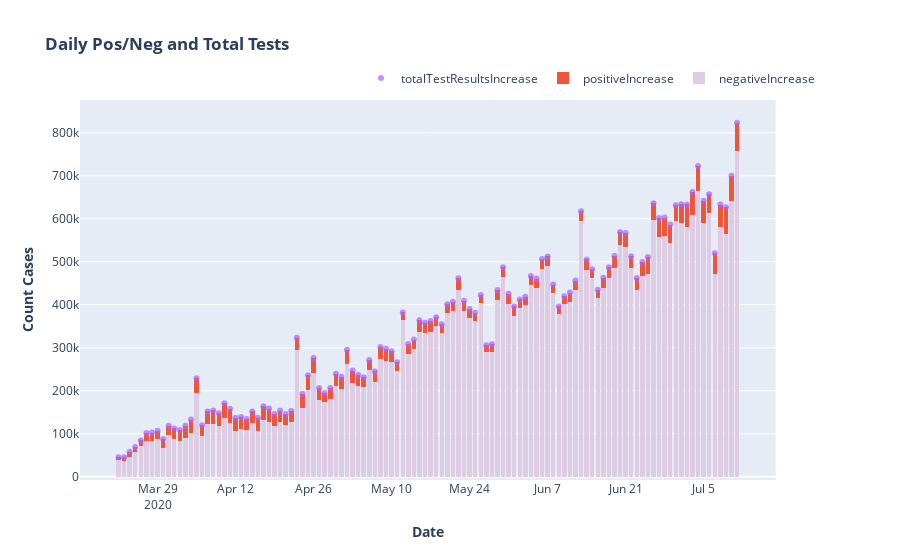

Notebook source saved alongside this figure:
### Code cell
fig = make_subplots(specs=[[{"secondary_y": True}]])

fig.add_trace(
    go.Bar(x=date
           ,y=negativeIncrease
           ,name="negativeIncrease"
           ,marker_color=px.colors.qualitative.Pastel1[3]),
    secondary_y=False,
)
fig.add_trace(
    go.Bar(x=date
           ,y=positiveIncrease
           ,name="positiveIncrease"),
    secondary_y=False,
)
fig.add_trace(
    go.Scatter(x=date
               ,y=totalTestResultsIncrease
               ,opacity=.7
               ,name="totalTestResultsIncrease"
               ,mode="markers"
               ,marker_color=px.colors.qualitative.Plotly[3]),
    secondary_y=False,
)

# Add figure title
fig.update_layout(
    title_text="<b>Daily Pos/Neg and Total Tests</b>"
)

# Set x-axis title
fig.update_xaxes(title_text="<b>Date</b>")

# Set y-axes titles
fig.update_yaxes(title_text="<b>Count Cases</b>", secondary_y=False)
# fig.update_yaxes(title_text="<b>% Change</b>", secondary_y=True)

# Change the bar mode
fig.update_layout(barmode='stack')

# Customize aspect
fig.update_traces(
#                   marker_color='rgb(158,202,225)'
#                   , marker_line_color='rgb(8,48,107)',
                  marker_line_width=.01)
#                   ,opacity=0.6)

#update legend
fig.update_layout(legend=dict(
    orientation="h",
    yanchor="bottom",
    y=1.02,
    xanchor="right",
    x=1
))

fig.show()
